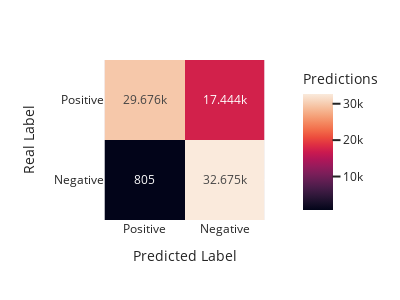

Notebook code cell kept with this figure:
### Code cell
# model.load_state_dict(torch.load('models\LSTMHarmonic_weights_R3Currents.pth'))
print(conf_matrix_total)
metrics = conf_matrix_metrics(conf_matrix_total)
print_metrics(metrics)
plot_confusion_matrix(metrics)

### Figure 1 — Plotly figure (JSON) as saved in the notebook; plotly's stock layout.template omitted (floating-point values rounded to 4 significant figures)
{"data": [{"coloraxis": "coloraxis", "hovertemplate": "Predicted Label: %{x}<br>Real Label: %{y}<br>Predictions: %{z}<extra></extra>", "name": "0", "texttemplate": "%{z}", "type": "heatmap", "x": ["Positive", "Negative"], "xaxis": "x", "y": ["Positive", "Negative"], "yaxis": "y", "z": [[29676, 17444], [805, 32675]]}], "layout": {"coloraxis": {"colorbar": {"title": {"text": "Predictions"}}, "colorscale": [[0, "rgb(2,4,25)"], [0.0625, "rgb(24,15,41)"], [0.125, "rgb(47,23,57)"], [0.1875, "rgb(71,28,72)"], [0.25, "rgb(97,30,82)"], [0.3125, "rgb(123,30,89)"], [0.375, "rgb(150,27,91)"], [0.4375, "rgb(177,22,88)"], [0.5, "rgb(203,26,79)"], [0.5625, "rgb(223,47,67)"], [0.625, "rgb(236,76,61)"], [0.6875, "rgb(242,107,73)"], [0.75, "rgb(244,135,95)"], [0.8125, "rgb(245,162,122)"], [0.875, "rgb(246,188,153)"], [0.9375, "rgb(247,212,187)"], [1, "rgb(250,234,220)"]]}, "height": 300, "margin": {"t": 60}, "width": 400, "xaxis": {"anchor": "y", "constrain": "domain", "domain": [0, 1], "scaleanchor": "y", "title": {"text": "Predicted Label"}}, "yaxis": {"anchor": "x", "autorange": "reversed", "constrain": "domain", "domain": [0, 1], "title": {"text": "Real Label"}}}}
